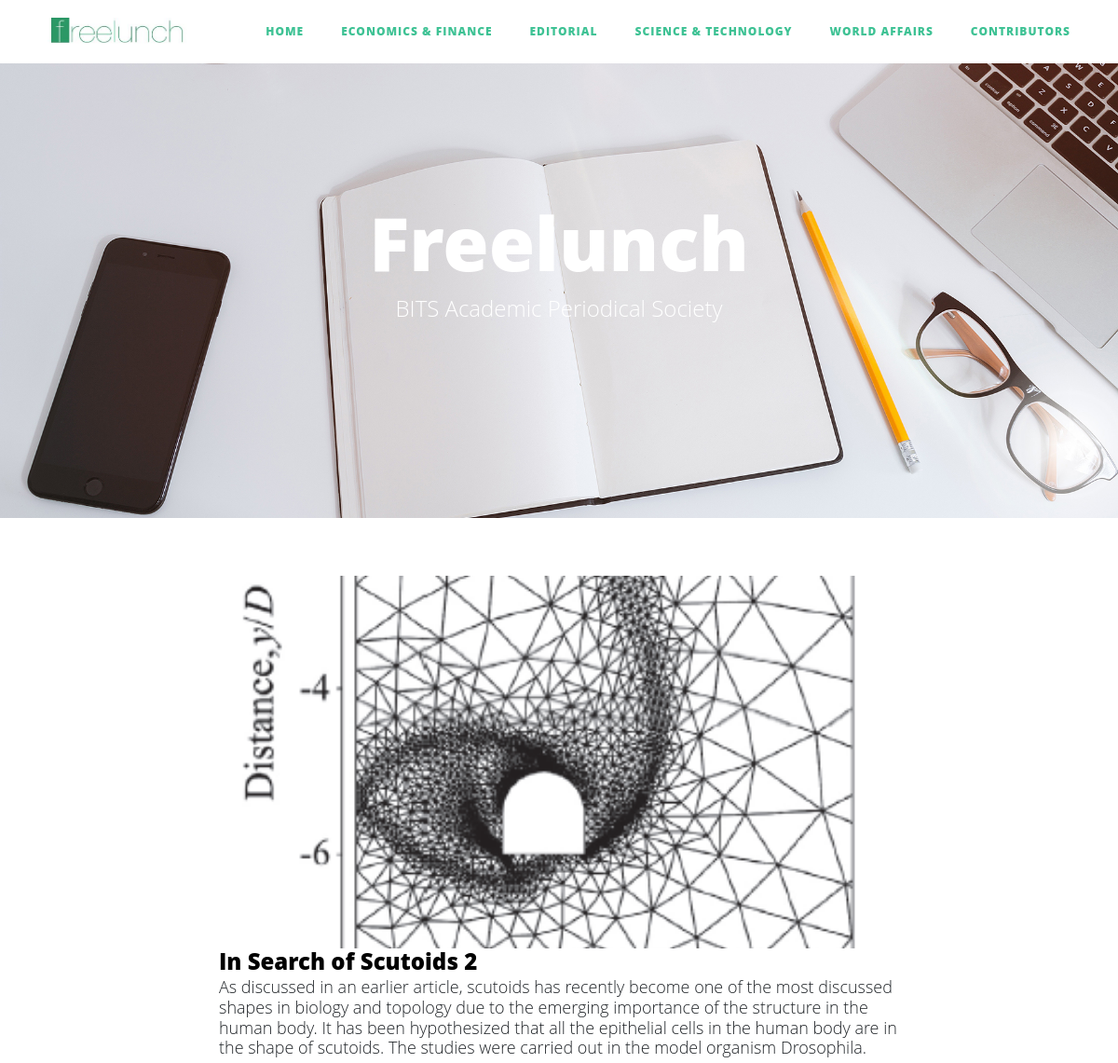
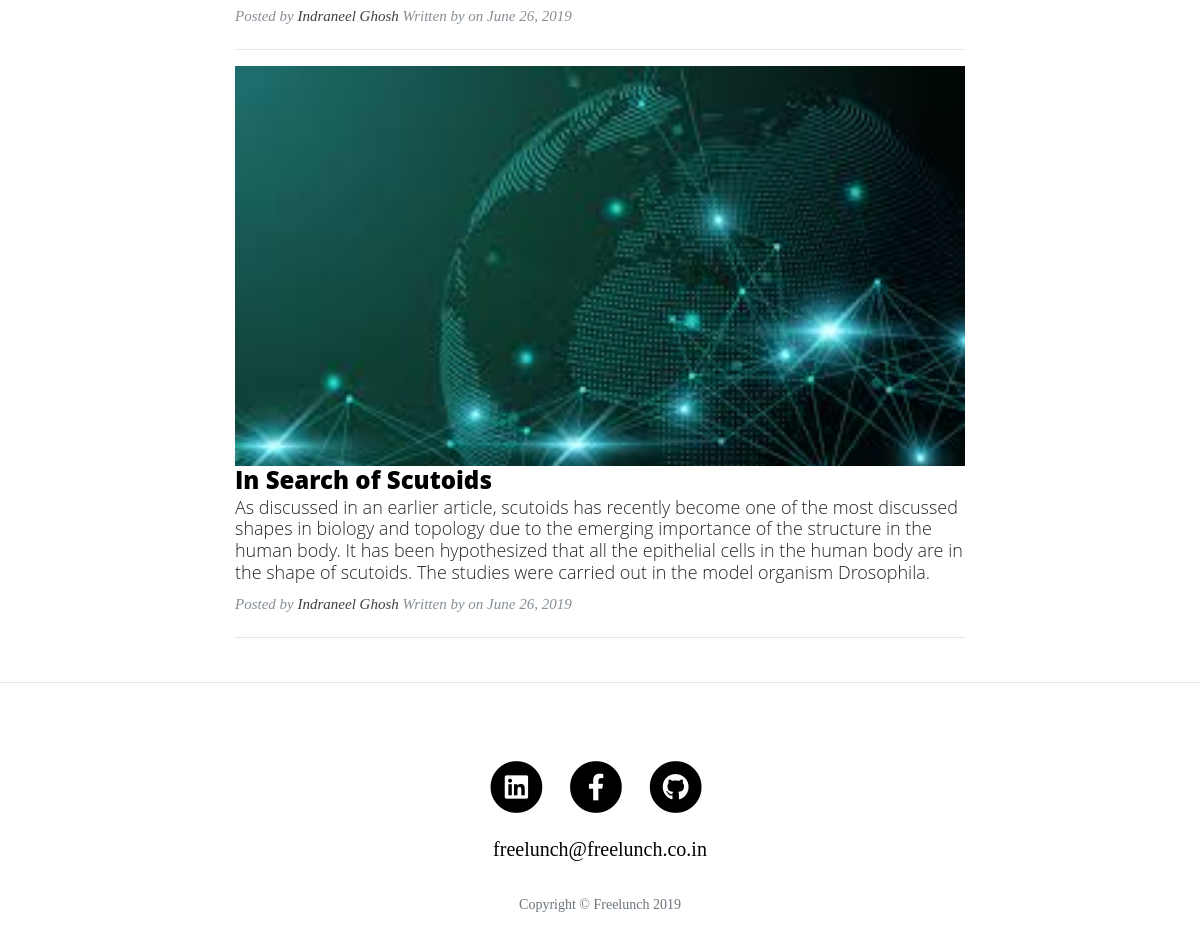
Before: / with the older database file (2 pictures, top to bottom).
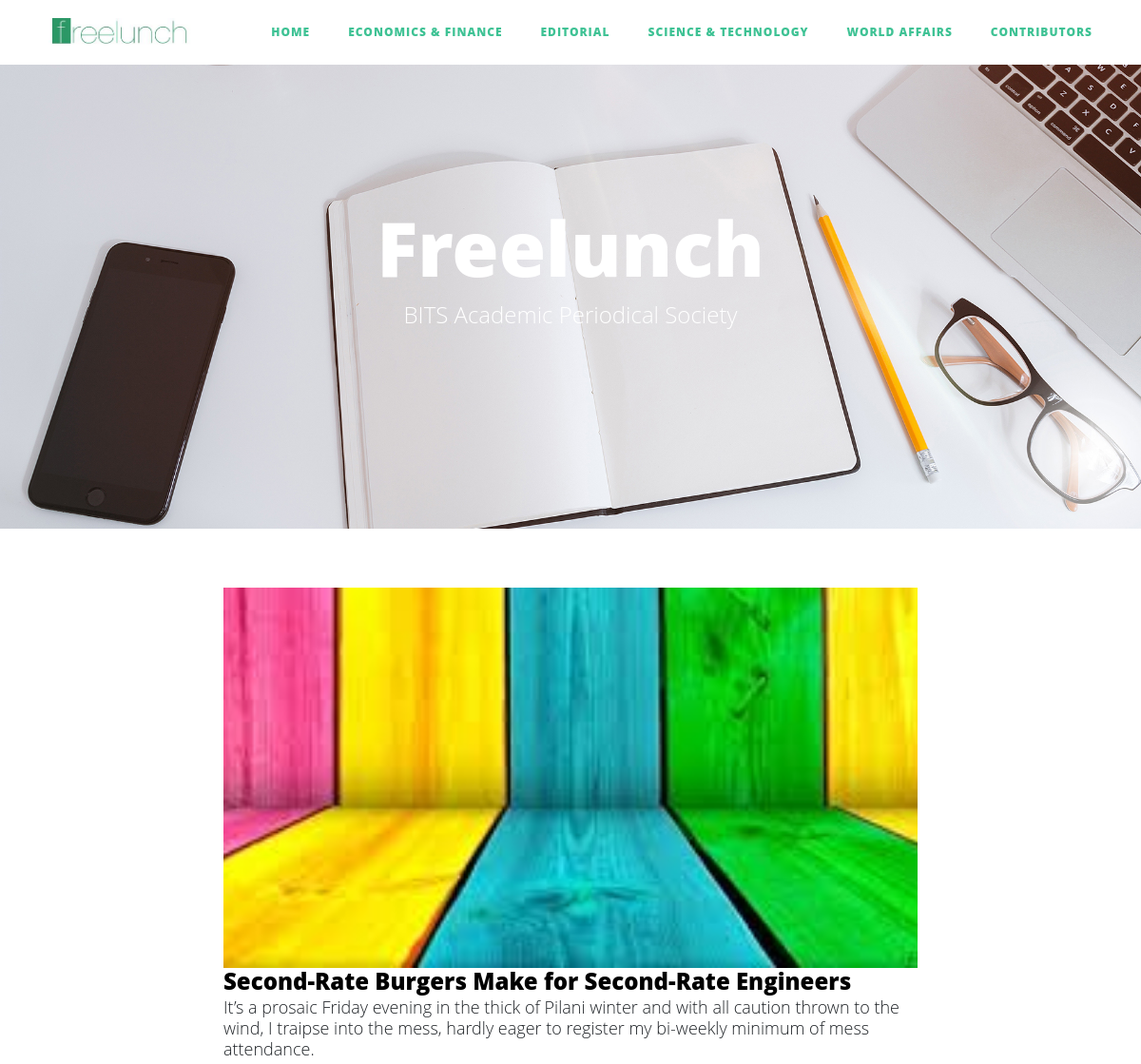
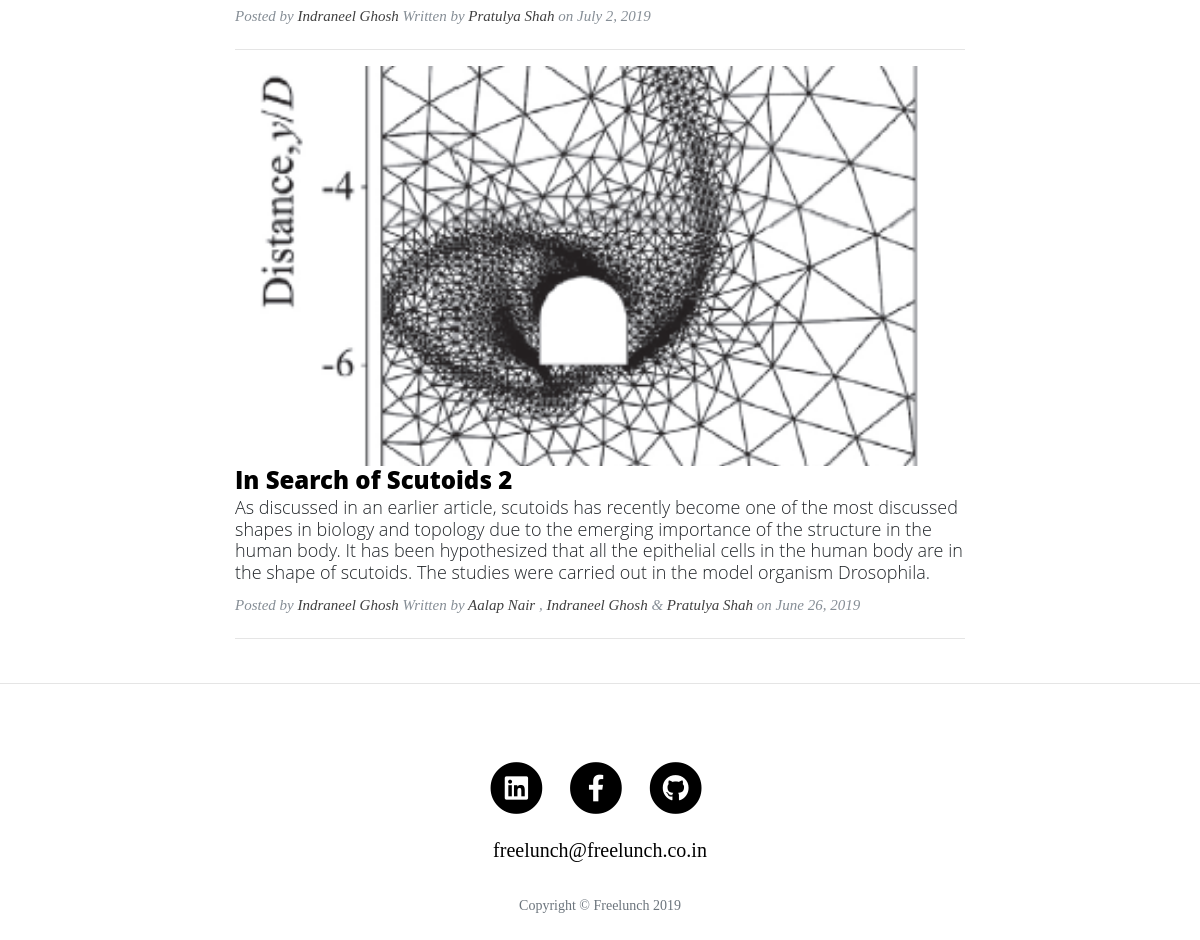
After: the same page with the newer database file (2 pictures, top to bottom).
### flapp/models.py (models this page shows, shortened)
class Post(models.Model):
    author = models.ManyToManyField('Writer', blank=False)
    post_editor = models.ForeignKey('Editor', on_delete=models.CASCADE)
    title = models.CharField(max_length=150)
    synopsis = models.CharField(max_length=640, blank=True)
    content = models.TextField()
    section = models.CharField(max_length=2, choices=Section)
    created_date = models.DateTimeField(default=timezone.now)
    cover_image = models.ImageField(editable=True, upload_to = 'post_cover/', default='default_cover.jpeg')
    published_date = models.DateTimeField(blank=True, null=True)
    slug = models.SlugField(max_length=150, unique=True, blank=True)
    class Meta:
        ordering = ('-published_date',)
    def get_absolute_url(self):
        return reverse('post_detail', kwargs={'slug': self.slug})

class Editor(models.Model):
    name = models.CharField(max_length=30)
    pic = models.ImageField(upload_to='editor/', default='default.png')
    designation = models.CharField(max_length=3, choices=Editor_Designation, default=Editor_Designation[0][0])
    linkedin_url = models.URLField(blank=True)
    email = models.EmailField(blank=True)
    bio = models.CharField(max_length=600)
    edited_posts = models.ManyToManyField(Post, blank=True)
    slug = models.SlugField(max_length=30, unique=True, blank=True)
    class Meta:
        ordering = ('name',)
    def get_absolute_url(self):
        return reverse('editor_info', kwargs={'slug': self.slug})

class Writer(models.Model):
    name = models.CharField(max_length=30)
    pic = models.ImageField(upload_to='author/', default='default.png')
    designation = models.CharField(max_length=2, choices=Author_Designation, default=Author_Designation[0][0])
    linkedin_url = models.URLField(blank=True)
    email = models.EmailField(blank=True)
    bio = models.CharField(max_length=600)
    posts = models.ManyToManyField(Post, blank=True)
    slug = models.SlugField(max_length=30, unique=True, blank=True)
    class Meta:
        ordering = ('name',)
    def get_absolute_url(self):
        return reverse('writer_info', kwargs={'slug': self.slug})

### flapp/views.py (the view)
# urls.py: path('', views.PostListView.as_view(), name='post_list'),
class PostListView(ListView):
	context_object_name = 'posts'
	template_name = 'blog/post_list.html'
	paginate_by = 2
	def get_queryset(self):
		try:
			section = self.kwargs['section']
			posts = Post.objects.all().filter(section=section)
		except:
			posts = Post.objects.all()
		return posts

### flapp/templatetags/my_filters.py (called while the page is built)
@register.filter
def cap(value):
    namelist = value.split(' ')
    fixed = ''
    for name in namelist:
        name = name.lower()
        if name.startswith('mc'):
            sub = name.split('mc')
            name = "Mc" + sub[1].capitalize()
        elif name.startswith('o\''):
            sub = name.split('o\'')
            name = "O'" + sub[1].capitalize()
        else: name = name.capitalize()
        nlist = name.split('-')
        for n in nlist:
            if len(n) > 1:
                up = n[0].upper()
                old = "-%s" % (n[0],)
                new = "-%s" % (up,)
                name = name.replace(old,new)
        fixed = fixed + " " + name
    return fixed

### flapp/templates/blog/post_list.html (shortened to what this page needs)
{% extends 'blog/base.html' %}
{% block content %}
{% load static %}
{% load my_filters %}
<div class="testimonial">
  <header class="masthead" style="background-image: url({% static 'img/home-bg.jpg' %}">
    <div class="container">
      <div class="row">
        <div class="col-lg-8 col-md-10 mx-auto">
          <div class="site-heading">
            <h1>Freelunch</h1>
            <span class="subheading">BITS Academic Periodical Society</span>
          </div>
        </div>
      </div>
    </div>
  </header>
  </div>
  <div class="container">
    <div class="row">
      <div class="col-lg-8 col-md-10 mx-auto">
        <div class="infinite-container">
        {% for post in posts %}
        <div class="infinite-item">
        <div class="post-preview">
           <a href="{{ post.get_absolute_url }}">
          <div class="post-cover" style="background-image: url({{ post.cover_image.url }})"></div>
            <h2 class="post-title">
              {{ post.title }}
            </h2>
             </a>
            {% if post.synopsis %}
            <h3 class="post-subtitle">
              {{ post.synopsis }}
            </h3>
            {% endif %}
          <p class="post-meta">Posted by
            <a href="{{ post.post_editor.get_absolute_url }}">{{ post.post_editor.name|cap }}</a>
            Written by
            {% for author in post.author.all %}
              {% if forloop.last and not forloop.first %}&{% endif %}
              {% if not forloop.first and not forloop.last%},{% endif %}
            <a href="{{ author.get_absolute_url }}">
              {{ author.name|cap }}
            </a>
            {% endfor %}
            on {{ post.published_date|date }}</p>
      </div>
      </div>
        <hr>
        {% endfor %}
      </div>
      </div>
    </div>
  </div>
  <hr>
{% endblock %}

Changed rows visible on the page:
no longer on this page (row unchanged): Post: cover_image (picture), title "In Search of Scutoids", synopsis "As discussed in an earlier article, scutoids has recently become one of the most discussed shapes in biology and topology due to the emerging importance of the structure in the human body. It has been hypothesized that all the epithelial cells in the human body are in the shape of scutoids. The studies were carried out in the model organism Drosophila.", post_editor.name|cap "Indraneel Ghosh", published_date "June 26, 2019"
now on this page (row edited): Post: cover_image (placeholder picture), title "Second-Rate Burgers Make for Second-Rate Engineers", synopsis "It’s a prosaic Friday evening in the thick of Pilani winter and with all caution thrown to the wind, I traipse into the mess, hardly eager to register my bi-weekly minimum of mess attendance.", post_editor.name|cap "Indraneel Ghosh", published_date "July 2, 2019"
now on this page (row unchanged): Writer: name|cap "Pratulya Shah"
changed Post "In Search of Scutoids 2": gains Writer (name|cap "Aalap Nair"); gains Writer (name|cap "Indraneel Ghosh")
